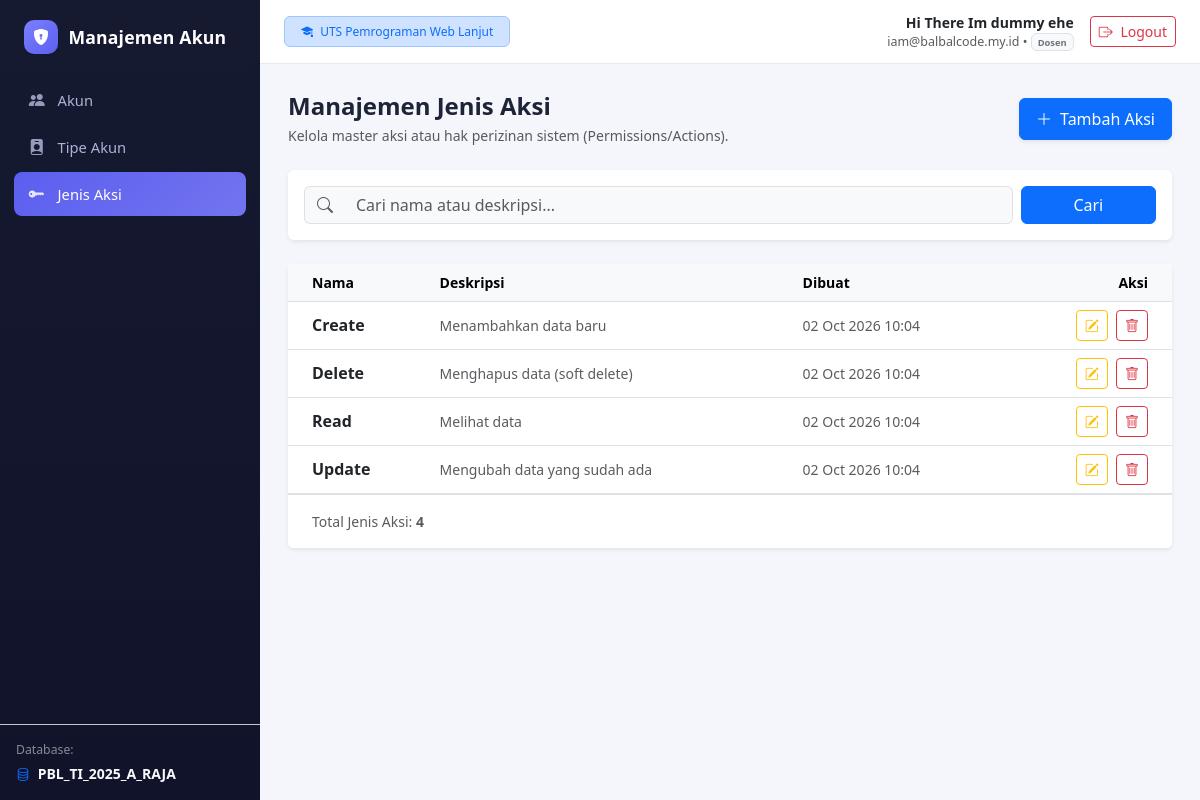
/actions (signed in), run on the app's committed database.
### tables this page shows
CREATE TABLE `actions` (
  `id` CHAR(36) NOT NULL,
  `name` VARCHAR(128) NOT NULL,
  `description` TEXT DEFAULT NULL,
  `created_at` DATETIME NOT NULL DEFAULT CURRENT_TIMESTAMP,
  `updated_at` DATETIME NOT NULL DEFAULT CURRENT_TIMESTAMP ON UPDATE CURRENT_TIMESTAMP,
  `deleted_at` DATETIME DEFAULT NULL,
  PRIMARY KEY (`id`)
);

### core/Loader.php (called while the page is built)
<?php
class Loader
{
    public function view($path, $data = [])
    {
        extract($data);
        require __DIR__ . '/../' . $path;
    }
}

### controllers/Actions.php (called while the page is built, shortened)
<?php
require_once __DIR__ . '/../models/ActionsModel.php';
class Actions
{
    private $model;
    private $load;
    public function __construct()
    {
        $this->model = new ActionsModel();
        $this->load  = new Loader();
    }
    public function index()
    {
        $search  = $_GET['q'] ?? '';
        $actions = $this->model->getAll($search);
        $this->load->view('views/actions/index.php', [
            'actions' => $actions,
            'search'  => $search,
        ]);
    }
}

### models/ActionsModel.php (called while the page is built, shortened)
<?php
require_once __DIR__ . '/../config/database.php';
class ActionsModel
{
    private $db;
    public function __construct()
    {
        global $conn;
        $this->db = $conn;
    }
    public function getActions($search = null)
    {
        $stmt = $this->db->query(
            "SELECT * FROM actions
             WHERE deleted_at IS NULL
             ORDER BY created_at DESC"
        );
        return $stmt->fetchAll();
    }
    public function getAll($search = null)
    {
        return $this->getActions($search);
    }
}

### views/actions/index.php (the view, shortened to what this page needs)
<?php
require_once __DIR__ . '/../layout/header.php';
?>
<div class="d-flex justify-content-between align-items-center mb-4">
    <div>
        <h4 class="fw-bold mb-1">Manajemen Jenis Aksi</h4>
        <p class="text-muted small mb-0">Kelola master aksi atau hak perizinan sistem (Permissions/Actions).</p>
    </div>
    <a href="<?= BASE_URL ?>/actions/create" class="btn btn-primary d-flex align-items-center gap-2 px-3 py-2 shadow-sm">
        <i class="bi bi-plus-lg"></i>
        <span>Tambah Aksi</span>
    </a>
</div>
<div class="card border-0 shadow-sm mb-4">
    <div class="card-body p-3">
        <form method="GET" action="<?= BASE_URL ?>/actions" class="row g-2 align-items-center">
            <div class="col-md-10">
                <div class="input-group">
                    <span class="input-group-text bg-light border-end-0 text-muted">
                        <i class="bi bi-search"></i>
                    </span>
                    <input type="text" name="q" class="form-control border-start-0 bg-light"
                           placeholder="Cari nama atau deskripsi..."
                           value="<?= htmlspecialchars($search ?? '') ?>">
                </div>
            </div>
            <div class="col-md-2 d-flex gap-2">
                <button type="submit" class="btn btn-primary w-100">
                    Cari
                </button>
            </div>
        </form>
    </div>
</div>
<?php if (empty($actions)): ?>
    <div class="card border-0 shadow-sm text-center p-5">
        <div class="py-4">
            <i class="bi bi-key text-muted" style="font-size: 3rem;"></i>
            <h5 class="mt-3 text-muted">Tidak ada jenis aksi yang ditemukan</h5>
            <p class="text-muted small">Coba kata kunci pencarian lain atau tambahkan jenis aksi baru.</p>
            <a href="<?= BASE_URL ?>/actions/create" class="btn btn-primary btn-sm mt-2">
                <i class="bi bi-plus-lg"></i> Tambah Aksi Baru
            </a>
        </div>
    </div>
<?php else: ?>
    <div class="card border-0 shadow-sm">
        <div class="table-responsive">
            <table class="table table-hover align-middle mb-0">
                <thead class="table-light text-secondary small">
                    <tr>
                        <th class="ps-4">Nama</th>
                        <th>Deskripsi</th>
                        <th>Dibuat</th>
                        <th class="text-end pe-4">Aksi</th>
                    </tr>
                </thead>
                <tbody>
                    <?php foreach ($actions as $row): ?>
                    <tr>
                        <td class="ps-4">
                            <span class="fw-semibold text-dark"><?= htmlspecialchars($row['name']) ?></span>
                        </td>
                        <td>
                            <span class="text-muted small"><?= htmlspecialchars($row['description'] ?? '-') ?></span>
                        </td>
                        <td>
                            <span class="text-muted small">
                                <?= date('d M Y H:i', strtotime($row['created_at'])) ?>
                            </span>
                        </td>
                        <td class="text-end pe-4">
                            <a href="<?= BASE_URL ?>/actions/<?= $row['id'] ?>/edit"
                               class="btn btn-outline-warning btn-sm me-1" title="Ubah">
                                <i class="bi bi-pencil-square"></i>
                            </a>
                            <form action="<?= BASE_URL ?>/actions/<?= $row['id'] ?>/delete" method="POST"
                                  class="d-inline" onsubmit="return confirm('Apakah Anda yakin ingin menghapus aksi ini? (Soft Delete)');">
                                <button type="submit" class="btn btn-outline-danger btn-sm" title="Hapus">
                                    <i class="bi bi-trash"></i>
                                </button>
                            </form>
                        </td>
                    </tr>
                    <?php endforeach; ?>
                </tbody>
            </table>
        </div>
        <div class="card-footer bg-white border-top text-muted small py-3 ps-4">
            Total Jenis Aksi: <strong><?= count($actions) ?></strong>
        </div>
    </div>
<?php endif; ?>
<?php require_once __DIR__ . '/../layout/footer.php'; ?>

### assets/css/style.css (style rules this page uses)
:root { --sidebar-w: 260px; --topbar-h: 64px; --color-bg: #f4f6fb; --color-surface: #ffffff; --color-border: #e5e9f2; --color-text: #1e2338; --color-primary: #5b5fef; --sidebar-bg: #161a30; --sidebar-bg-elevated: #1f2444; --sidebar-text: #aeb2d4; --sidebar-accent: #7b7fff; --radius-sm: 8px; --shadow-sm: 0 1px 2px rgba(16, 20, 40, 0.06); }
* { box-sizing: border-box; }
body { background: var(--color-bg); color: var(--color-text); font-family: 'Segoe UI', Roboto, -apple-system, BlinkMacSystemFont, sans-serif; -webkit-font-smoothing: antialiased; }

### data on the page
actions: name "Create", description "Menambahkan data baru", created_at "02 Oct 2026 10:04"
actions: name "Delete", description "Menghapus data (soft delete)", created_at "02 Oct 2026 10:04"
actions: name "Read", description "Melihat data", created_at "02 Oct 2026 10:04"
actions: name "Update", description "Mengubah data yang sudah ada", created_at "02 Oct 2026 10:04"

### other printed values
$currentUser['name'] "Hi There Im dummy ehe"
$currentUser['email'] "iam@balbalcode.my.id"
$currentUser['account_type_name'] "Dosen"
count($actions) "4"
